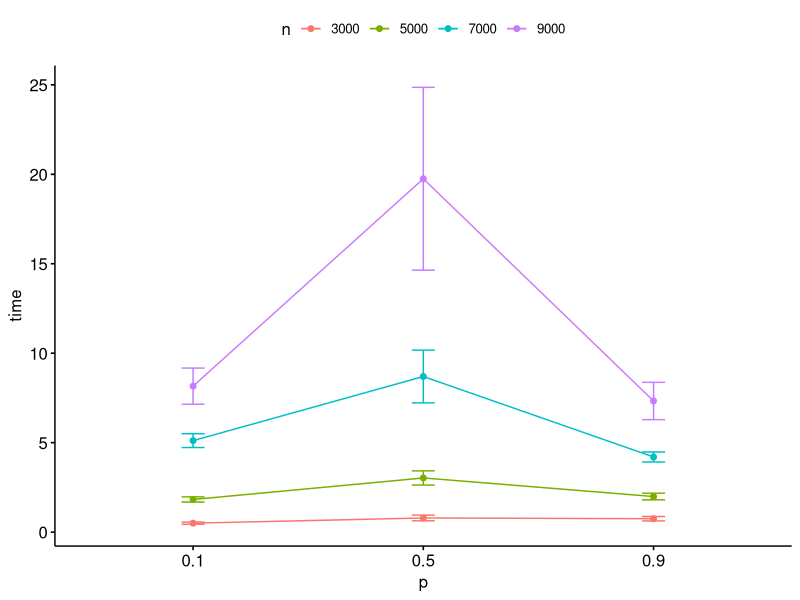
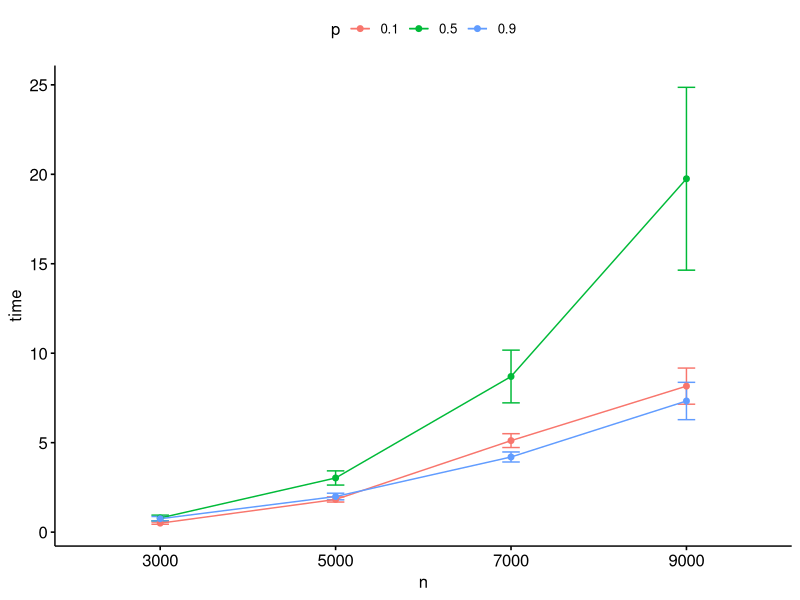
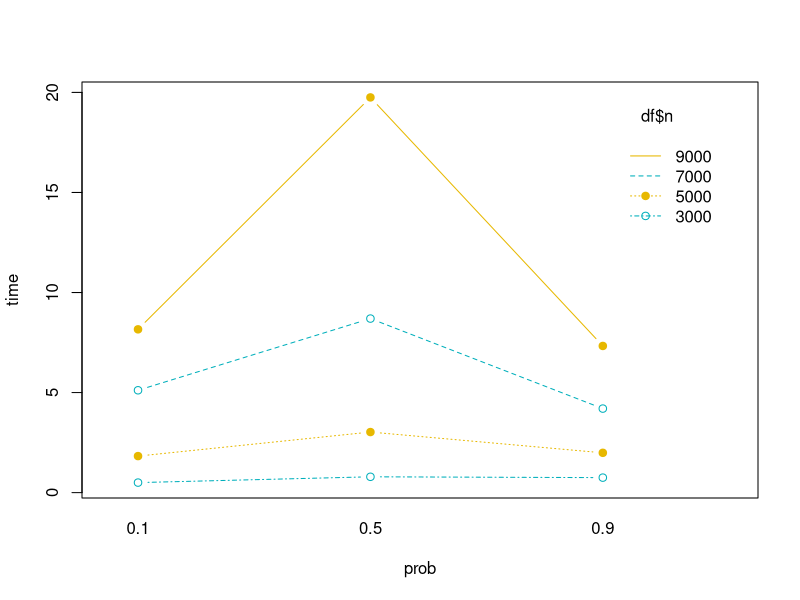
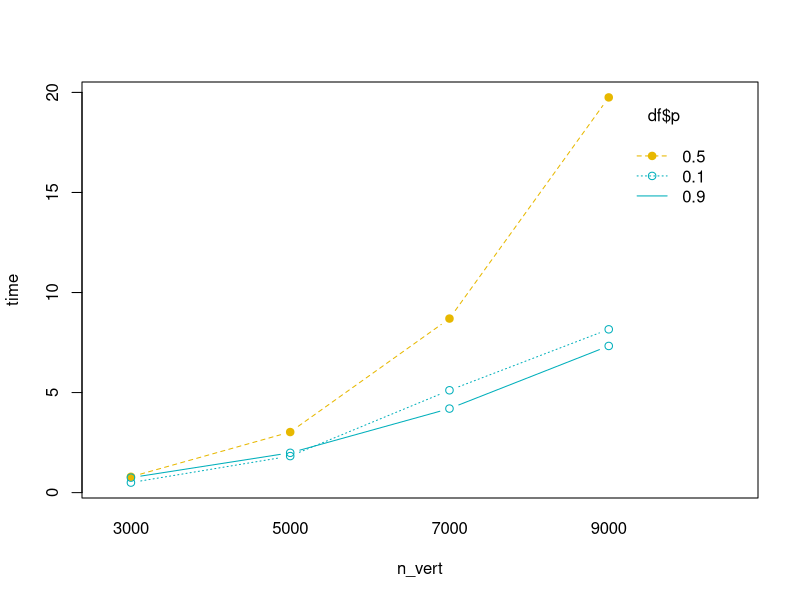
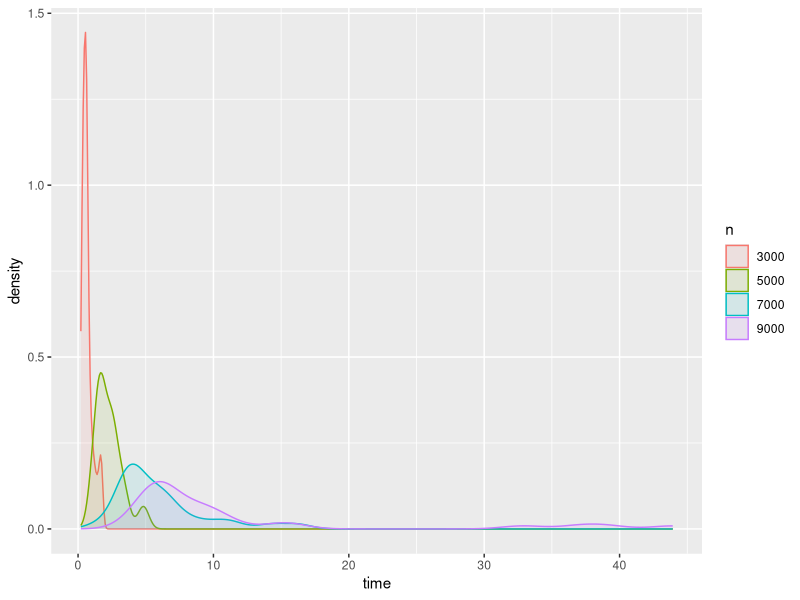
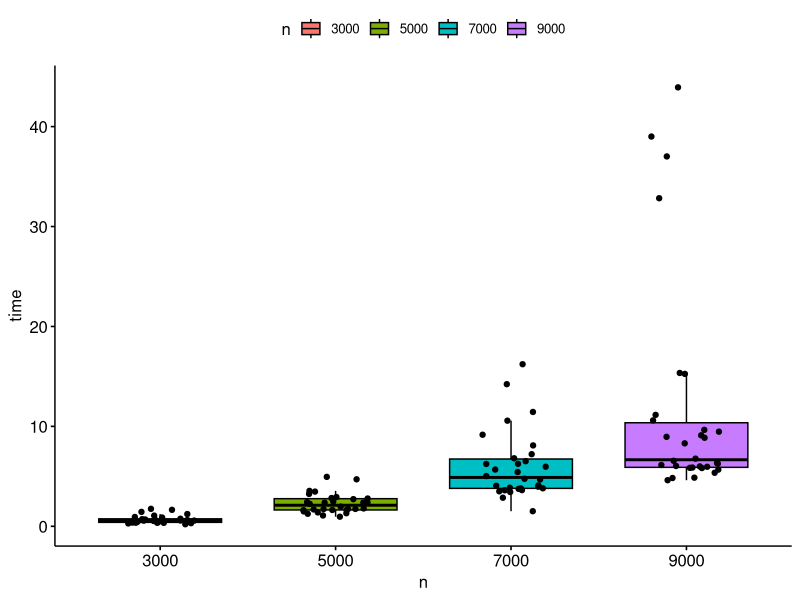
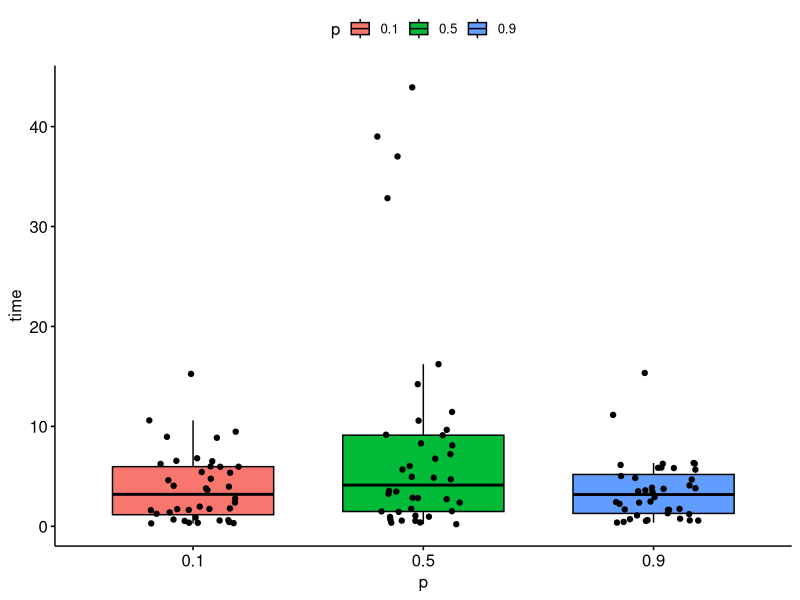
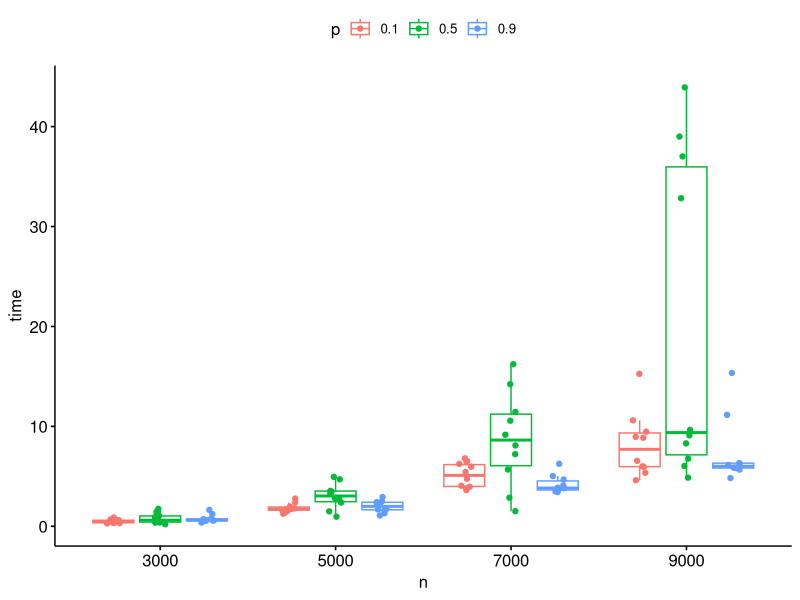

The R source for these figures, in order:
## ---- chunk 1
#ibrary(readr)
#install.packages("ggplot2")
library(ggplot2)
#install.packages("dplyr")
library(dplyr)
#install.packages("car")
library(car)
#install.packages("scatterplot3d", dependencies = TRUE)
library(scatterplot3d)
#install.packages("rgl")
#library(rgl)
#options(rgl.printRglwidget = TRUE)
#install.packages("ggpubr")
library("ggpubr")
require("dplyr")
## ---- chunk 2
df <- read.csv(file = "results_tests_dinic.csv", header=TRUE)
df$alg = factor(df$alg)
df$n = factor(df$n)
df$p = factor(df$p)
## ---- chunk 3
summary(df)
## ---- chunk 4
ggline(df, x = "p", y = "time", color = "n", add = c("mean_se"))
ggline(df, x = "n", y = "time", color = "p", add = c("mean_se"))
interaction.plot(x.factor = df$p, trace.factor = df$n, 
                 response = df$time, fun = mean, 
                 type = "b", legend = TRUE, 
                 xlab = "prob", ylab="time",
                 pch=c(1,19), col = c("#00AFBB", "#E7B800"))
interaction.plot(x.factor = df$n, trace.factor = df$p, 
                 response = df$time, fun = mean, 
                 type = "b", legend = TRUE, 
                 xlab = "n_vert", ylab="time",
                 pch=c(1,19), col = c("#00AFBB", "#E7B800"))
## ---- chunk 5
ggplot(df, aes(x = time, color = n, fill = n)) + geom_density(alpha = 0.1)
ggboxplot(df, x = "n", y = "time", fill = "n", add = "jitter")
ggboxplot(df, x = "p", y = "time", fill = "p", add = "jitter")
ggboxplot(df, x = "n", y = "time", color = "p", add = "jitter")
ggboxplot(df, x = "p", y = "time", color = "n", add = "jitter")
## ---- chunk 6
res.aov1 <- aov(time ~ p * n, data = df)
summary(res.aov1)
## ---- chunk 7
plot(res.aov1, 1)
residuals_dinic <- res.aov1$residuals
qqnorm(residuals_dinic)
qqline(residuals_dinic)

hist(residuals_dinic, main="Histogram of residuals", xlab="Residuals")

leveneTest(time ~ n * p, data=df)
## ---- chunk 8
TukeyHSD(res.aov1)
plot(TukeyHSD(res.aov1, conf.level=.95), las = 2)
## ---- chunk 9
df$timerand <- df$time
res.aov1 <- aov(timerand ~ p * n, data = df)
FS = summary(res.aov1)[[1]]$F[1]
FP = summary(res.aov1)[[1]]$F[2]
FSP = summary(res.aov1)[[1]]$F[3]
tFS = c(FS)
tFP = c(FP)
tFSP = c(FSP)
for (i in 1:5000){ 
  df$timerand =sample(df$timerand)
  res.aov1 <- aov(timerand ~ p * n, data = df)
  pFS = summary(res.aov1)[[1]]$F[1]
  pFP = summary(res.aov1)[[1]]$F[2]
  pFSP = summary(res.aov1)[[1]]$F[3]
  tFS = c(tFS,pFS)
  tFP = c(tFP,pFP)
  tFSP = c(tFSP,pFSP)
}
print(length(tFS[tFS >= FS])/5000)
print(length(tFP[tFP >= FP])/5000)
print(length(tFSP[tFSP >= FSP])/5000)
ggline(df, x = "p", y = "timerand", color = "n", add = c("mean_se"))
ggline(df, x = "n", y = "timerand", color = "p", add = c("mean_se"))
